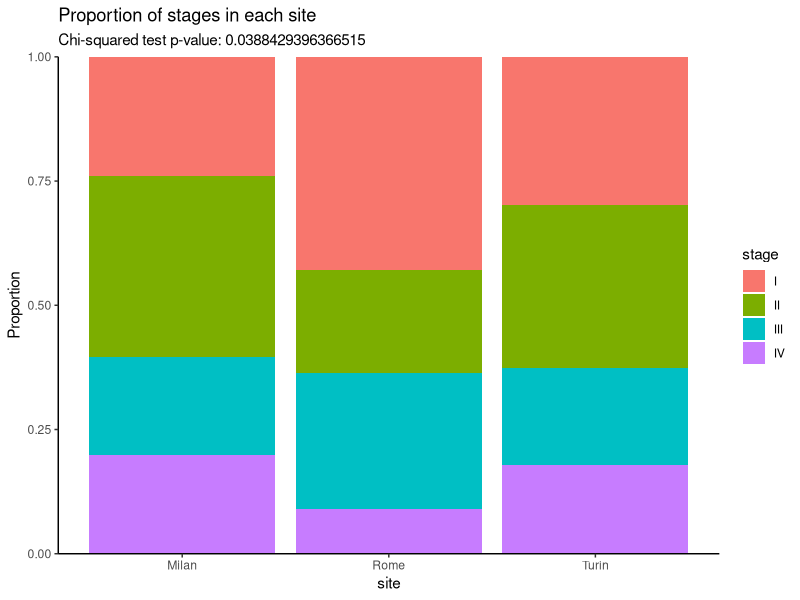

Reproduce this figure in R. (Note: this script raises an error after producing the figure.)
## ---- chunk 1
library(tidyverse)
## ---- chunk 2
df <- read.csv(file = "output/clinical_data_enriched.csv", header = T, stringsAsFactors = T)
summary(df)
str(df)
## ---- chunk 3
cont_table <- table(df$site, df$stage)
cont_table
## ---- chunk 4
cont_table <- table("site" = df$site, "stage" = df$stage)
cont_table
## ---- chunk 5
chisq_res <- chisq.test(cont_table)
chisq_res
## ---- chunk 6
print(paste("P-value of the Chi-squared test is:", chisq_res$p.value))
## ---- chunk 7
ggplot(df) +
    geom_bar(aes(x = site, fill = stage), position = "fill") +
    scale_y_continuous(expand = expansion(0, 0)) +
    labs(title = "Proportion of stages in each site",
         subtitle = paste0("Chi-squared test p-value: ", chisq_res$p.value),
         y = "Proportion") +
    theme_classic()
## ---- chunk 8
filtered_df <- df |>
    filter_out(site == "Milan")

cont_table_fisher <- table(filtered_df$sex, filtered_df$site)

fisher_res <- fisher.test(cont_table_fisher)
fisher_res
## ---- chunk 9
smoker_patients_diastolic_bp_mmhg <- df %>%
  filter(smoking == "current") %>%
  pull(diastolic_bp_mmhg)

head(smoker_patients_diastolic_bp_mmhg)
## ---- chunk 10
# Shapiro test
shap_res <- shapiro.test(smoker_patients_diastolic_bp_mmhg)
shap_res
## ---- chunk 11
shap_df <- df %>%
  group_by(smoking) %>%
  summarise("shapiro_p-value" = shapiro.test(diastolic_bp_mmhg)$p.value, 
            "shapiro-W" = shapiro.test(diastolic_bp_mmhg)$statistic)

shap_df
## ---- chunk 12
shap_df %>%
  filter(`shapiro_p-value` < 0.05)
## ---- chunk 13
# Extract data
stageI_creatinine <- df %>%
  filter(stage == "I") %>%
  na.omit() %>%
  pull(creatinine_mgdl)

stageIV_creatinine <- df %>%
  filter(stage == "IV") %>%
    na.omit() %>%
  pull(creatinine_mgdl)

# Calculate outliers
stageI_outliers <- (stageI_creatinine < quantile(stageI_creatinine, 0.25) - 1.5 *  IQR(stageI_creatinine)) | (stageI_creatinine > quantile(stageI_creatinine, 0.75) + 1.5 * IQR(stageI_creatinine))

stageIV_outliers <- (stageIV_creatinine < quantile(stageIV_creatinine, 0.25) - 1.5 * IQR(stageIV_creatinine)) | (stageIV_creatinine > quantile(stageIV_creatinine, 0.75) + 1.5 * IQR(stageIV_creatinine))

# Get outliers
print(mean(stageI_creatinine))
print(stageI_creatinine[stageI_outliers])

print(mean(stageIV_creatinine))
print(stageIV_creatinine[stageIV_outliers])
## ---- chunk 14
t_test_df <- df %>%
  filter_out(smoking == "former")
str(t_test_df)
## ---- chunk 15
t_test_res <- t.test(t_test_df$diastolic_bp_mmhg ~ t_test_df$smoking)
t_test_res
## ---- chunk 16
print(t_test_res$p.value)
print(t_test_res$estimate)
## ---- chunk 17
mann_df <- df %>%
  filter_out(smoking == "never")

wilcox_res <- wilcox.test(mann_df$diastolic_bp_mmhg ~ mann_df$smoking)
wilcox_res
## ---- chunk 18
smoking_df <- df |>
    filter_out(smoking == "never")

smoking_df |> 
    group_by(smoking) |>
    summarise("shapiro_p-value" = shapiro.test(weight_kg)$p.value, 
              "shapiro-W" = shapiro.test(weight_kg)$statistic)

## ---- chunk 19
wilcox_res <- wilcox.test(smoking_df$weight_kg ~ smoking_df$smoking)
wilcox_res
## ---- chunk 20
ggplot(smoking_df) +
    geom_boxplot(aes(x = smoking, y = weight_kg, fill = smoking)) +
    labs(y = "Weight (kg)",
         title = "No difference in weight between current and former smokers",
         subtitle = paste0("Mann-Whitney test p-value: ", round(wilcox_res$p.value, 2))) +
    theme_classic()
## ---- chunk 21
aov_res <- aov(df$systolic_bp_mmhg ~ df$BMI_class * df$sex)
summary(aov_res)
## ---- chunk 22
pairwise.t.test(x = df$systolic_bp_mmhg, g = df$BMI_class, p.adjust.method = "bonferroni")
## ---- chunk 23
corr_res <- cor.test(df$wbc_10e9l, df$crp_ngml, method = "pearson")
corr_res
## ---- chunk 24
corr_df <- na.omit(df)
corr_res <- cor.test(corr_df$glucose_mgdl, corr_df$cholesterol_mgdl, method = "pearson")
corr_res
## ---- chunk 25
corr_plot <- ggplot(corr_df) +
    geom_point(aes(y = glucose_mgdl, x = cholesterol_mgdl)) +
    labs(y = "Glucose (mg/dL)",
         x = "Cholesterol (mg/dL)",
         title = "Positive correlation between glucose and cholesterol levels",
         subtitle = paste0("Pearson correlation: ", round(corr_res$estimate, 2))) +
    theme_classic()

corr_plot
## ---- chunk 26
data_n <- df |>
    na.omit() |>
    dplyr::select(where(is.numeric))

str(data_n)
## ---- chunk 27
data_n <- data_n |>
    dplyr::select(-starts_with("visit_"))

str(data_n)
## ---- chunk 28
data_n_scaled <- scale(data_n)
## ---- chunk 29
# little exercise: confirm that for each variable mean ~ 0 and sd = 1

apply(data_n_scaled, 2, mean)
apply(data_n_scaled, 2, sd)
## ---- chunk 30
pca_res <- prcomp(data_n_scaled, center = F, scale. = F)
pca_res
## ---- chunk 31
pc_data_df <- df |>
    na.omit() |>
    cbind( data.frame(pca_res$x))
    
head(pc_data_df)
## ---- chunk 32
ggplot(pc_data_df) +
    geom_point(aes(x = PC1, y = PC2, color = sex), size = 3) +
    facet_wrap(~ site) +
    theme_classic()
## ---- chunk 33
ggplot(pc_data_df) +
    geom_point(aes(x = PC1, y = PC2, color = diastolic_bp_mmhg > 90), size = 3) +
    theme_classic()
## ---- chunk 34
lm_data <- df |>
    na.omit() |>
    dplyr::select(-starts_with("visit_"), - "patient_id")

lm_res <- lm(glucose_mgdl ~ ., data = lm_data)
summary(lm_res)
## ---- chunk 35
gl_chol_lm <- lm(glucose_mgdl ~ cholesterol_mgdl, data = corr_df)
summary(gl_chol_lm)
## ---- chunk 36
corr_plot +
      geom_abline(aes(slope = gl_chol_lm$coefficients["cholesterol_mgdl"],
                      intercept = gl_chol_lm$coefficients["(Intercept)"]), 
                  color = "red")
## ---- chunk 37
predict(gl_chol_lm, newdata = data.frame("cholesterol_mgdl" = 160), type = "response")
## ---- chunk 38
library(MASS)

df_poli <- lm_data |>
    dplyr::select(-height_m, -BMI_class, -weight_kg, -height_cm, -site, -treatment)


polr_res <- polr(stage ~ ., data = df_poli, method = "logistic")
summary(polr_res)
